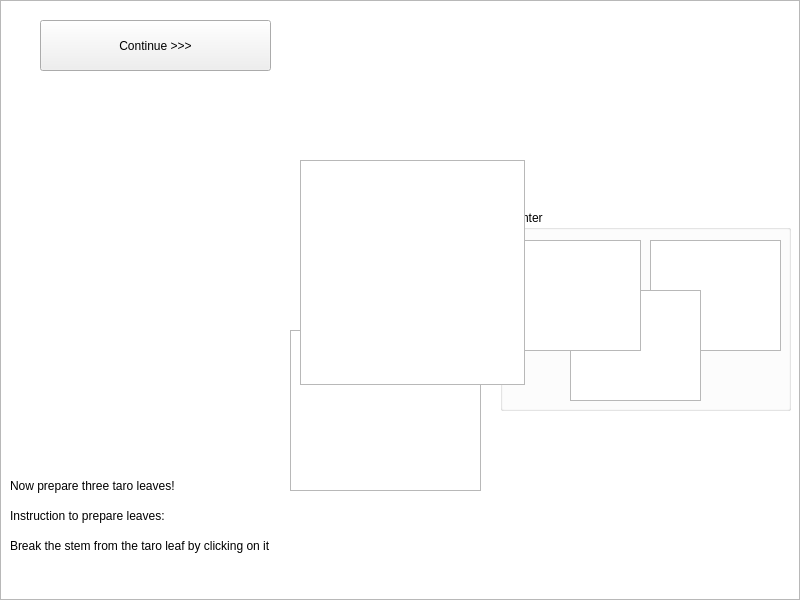
<?xml version="1.0" encoding="UTF-8"?>
<ui version="4.0">
 <class>LevelThree</class>
 <widget class="QWidget" name="LevelThree">
  <property name="geometry">
   <rect>
    <x>0</x>
    <y>0</y>
    <width>800</width>
    <height>600</height>
   </rect>
  </property>
  <property name="windowTitle">
   <string>Form</string>
  </property>
  <widget class="QStackedWidget" name="levelThreeSteps">
   <property name="geometry">
    <rect>
     <x>0</x>
     <y>0</y>
     <width>800</width>
     <height>600</height>
    </rect>
   </property>
   <property name="currentIndex">
    <number>4</number>
   </property>
   <widget class="QWidget" name="page">
    <widget class="QGraphicsView" name="ovenTop">
     <property name="geometry">
      <rect>
       <x>230</x>
       <y>245</y>
       <width>300</width>
       <height>425</height>
      </rect>
     </property>
    </widget>
    <widget class="QLCDNumber" name="ovenTemp">
     <property name="geometry">
      <rect>
       <x>280</x>
       <y>100</y>
       <width>231</width>
       <height>51</height>
      </rect>
     </property>
    </widget>
    <widget class="QDial" name="ovenDial">
     <property name="geometry">
      <rect>
       <x>340</x>
       <y>165</y>
       <width>111</width>
       <height>111</height>
      </rect>
     </property>
    </widget>
    <widget class="QLabel" name="sceneOneLabel">
     <property name="geometry">
      <rect>
       <x>250</x>
       <y>10</y>
       <width>311</width>
       <height>71</height>
      </rect>
     </property>
     <property name="text">
      <string>First step: set the oven. Move the dial to start!</string>
     </property>
    </widget>
    <widget class="QPushButton" name="failMessage">
     <property name="geometry">
      <rect>
       <x>80</x>
       <y>140</y>
       <width>631</width>
       <height>321</height>
      </rect>
     </property>
     <property name="text">
      <string>Aw, too late! Click to try again. :)</string>
     </property>
    </widget>
    <widget class="QPushButton" name="sceneOneContinue">
     <property name="geometry">
      <rect>
       <x>40</x>
       <y>20</y>
       <width>231</width>
       <height>51</height>
      </rect>
     </property>
     <property name="text">
      <string>Continue &gt;&gt;&gt;</string>
     </property>
    </widget>
    <widget class="QGraphicsView" name="scene1Background">
     <property name="geometry">
      <rect>
       <x>0</x>
       <y>0</y>
       <width>800</width>
       <height>600</height>
      </rect>
     </property>
    </widget>
    <zorder>scene1Background</zorder>
    <zorder>ovenTop</zorder>
    <zorder>ovenTemp</zorder>
    <zorder>ovenDial</zorder>
    <zorder>sceneOneLabel</zorder>
    <zorder>failMessage</zorder>
    <zorder>sceneOneContinue</zorder>
   </widget>
   <widget class="QWidget" name="page_2">
    <widget class="QGraphicsView" name="chicken">
     <property name="geometry">
      <rect>
       <x>270</x>
       <y>300</y>
       <width>256</width>
       <height>192</height>
      </rect>
     </property>
    </widget>
    <widget class="DragItem" name="salt" native="true">
     <property name="geometry">
      <rect>
       <x>0</x>
       <y>0</y>
       <width>800</width>
       <height>600</height>
      </rect>
     </property>
    </widget>
    <widget class="DragItem" name="pepper" native="true">
     <property name="geometry">
      <rect>
       <x>0</x>
       <y>0</y>
       <width>800</width>
       <height>600</height>
      </rect>
     </property>
    </widget>
    <widget class="QPushButton" name="sceneTwoContinue">
     <property name="geometry">
      <rect>
       <x>40</x>
       <y>20</y>
       <width>231</width>
       <height>51</height>
      </rect>
     </property>
     <property name="text">
      <string>Continue &gt;&gt;&gt;</string>
     </property>
    </widget>
    <widget class="QLabel" name="sceneTwoLabel">
     <property name="geometry">
      <rect>
       <x>30</x>
       <y>500</y>
       <width>311</width>
       <height>81</height>
      </rect>
     </property>
     <property name="text">
      <string>Next, season the chicken with pepper!</string>
     </property>
    </widget>
    <widget class="QGraphicsView" name="scene2Background">
     <property name="geometry">
      <rect>
       <x>0</x>
       <y>0</y>
       <width>800</width>
       <height>600</height>
      </rect>
     </property>
    </widget>
    <widget class="QLabel" name="infoBox">
     <property name="geometry">
      <rect>
       <x>430</x>
       <y>50</y>
       <width>300</width>
       <height>171</height>
      </rect>
     </property>
     <property name="text">
      <string/>
     </property>
    </widget>
    <zorder>scene2Background</zorder>
    <zorder>chicken</zorder>
    <zorder>salt</zorder>
    <zorder>pepper</zorder>
    <zorder>sceneTwoContinue</zorder>
    <zorder>sceneTwoLabel</zorder>
    <zorder>infoBox</zorder>
   </widget>
   <widget class="QWidget" name="page_3">
    <widget class="QGraphicsView" name="chicken_2">
     <property name="geometry">
      <rect>
       <x>240</x>
       <y>290</y>
       <width>301</width>
       <height>231</height>
      </rect>
     </property>
    </widget>
    <widget class="QPushButton" name="sceneThreeContinue">
     <property name="geometry">
      <rect>
       <x>40</x>
       <y>20</y>
       <width>231</width>
       <height>51</height>
      </rect>
     </property>
     <property name="text">
      <string>Continue &gt;&gt;&gt;</string>
     </property>
    </widget>
    <widget class="QLabel" name="sceneThreeLabel">
     <property name="geometry">
      <rect>
       <x>15</x>
       <y>500</y>
       <width>371</width>
       <height>61</height>
      </rect>
     </property>
     <property name="text">
      <string>Now, rub olive oil to make the seasonings stick.</string>
     </property>
    </widget>
    <widget class="DragItem" name="oliveOil" native="true">
     <property name="geometry">
      <rect>
       <x>0</x>
       <y>0</y>
       <width>800</width>
       <height>600</height>
      </rect>
     </property>
    </widget>
    <widget class="QGraphicsView" name="scene3Background">
     <property name="geometry">
      <rect>
       <x>0</x>
       <y>0</y>
       <width>800</width>
       <height>600</height>
      </rect>
     </property>
    </widget>
    <widget class="QLabel" name="infoBox_3">
     <property name="geometry">
      <rect>
       <x>430</x>
       <y>50</y>
       <width>300</width>
       <height>171</height>
      </rect>
     </property>
     <property name="text">
      <string/>
     </property>
    </widget>
    <zorder>scene3Background</zorder>
    <zorder>chicken_2</zorder>
    <zorder>sceneThreeContinue</zorder>
    <zorder>sceneThreeLabel</zorder>
    <zorder>oliveOil</zorder>
    <zorder>infoBox_3</zorder>
   </widget>
   <widget class="QWidget" name="page_4">
    <widget class="QGraphicsView" name="bakingDish">
     <property name="geometry">
      <rect>
       <x>40</x>
       <y>230</y>
       <width>201</width>
       <height>175</height>
      </rect>
     </property>
    </widget>
    <widget class="QPushButton" name="sceneFourContinue">
     <property name="geometry">
      <rect>
       <x>40</x>
       <y>20</y>
       <width>231</width>
       <height>51</height>
      </rect>
     </property>
     <property name="text">
      <string>Continue &gt;&gt;&gt;</string>
     </property>
    </widget>
    <widget class="QGraphicsView" name="oven">
     <property name="geometry">
      <rect>
       <x>490</x>
       <y>190</y>
       <width>301</width>
       <height>411</height>
      </rect>
     </property>
    </widget>
    <widget class="QLabel" name="sceneFourLabel">
     <property name="geometry">
      <rect>
       <x>20</x>
       <y>500</y>
       <width>391</width>
       <height>80</height>
      </rect>
     </property>
     <property name="text">
      <string>First, put the chicken in the baking dish.</string>
     </property>
    </widget>
    <widget class="DragItem" name="chicken_3" native="true">
     <property name="geometry">
      <rect>
       <x>0</x>
       <y>0</y>
       <width>800</width>
       <height>600</height>
      </rect>
     </property>
    </widget>
    <widget class="QGraphicsView" name="scene4Background">
     <property name="geometry">
      <rect>
       <x>0</x>
       <y>0</y>
       <width>800</width>
       <height>600</height>
      </rect>
     </property>
    </widget>
    <zorder>scene4Background</zorder>
    <zorder>bakingDish</zorder>
    <zorder>sceneFourContinue</zorder>
    <zorder>oven</zorder>
    <zorder>sceneFourLabel</zorder>
    <zorder>chicken_3</zorder>
   </widget>
   <widget class="QWidget" name="page_5">
    <widget class="QGraphicsView" name="sink">
     <property name="geometry">
      <rect>
       <x>290</x>
       <y>330</y>
       <width>191</width>
       <height>161</height>
      </rect>
     </property>
    </widget>
    <widget class="DragItem" name="taroLeaf" native="true">
     <property name="geometry">
      <rect>
       <x>0</x>
       <y>0</y>
       <width>800</width>
       <height>600</height>
      </rect>
     </property>
    </widget>
    <widget class="DragItem" name="faucet" native="true">
     <property name="geometry">
      <rect>
       <x>300</x>
       <y>160</y>
       <width>171</width>
       <height>161</height>
      </rect>
     </property>
    </widget>
    <widget class="QPushButton" name="sceneFiveContinue">
     <property name="geometry">
      <rect>
       <x>40</x>
       <y>20</y>
       <width>231</width>
       <height>51</height>
      </rect>
     </property>
     <property name="text">
      <string>Continue &gt;&gt;&gt;</string>
     </property>
    </widget>
    <widget class="QLabel" name="leafInstruction">
     <property name="geometry">
      <rect>
       <x>10</x>
       <y>500</y>
       <width>421</width>
       <height>91</height>
      </rect>
     </property>
     <property name="text">
      <string>Break the stem from the taro leaf by clicking on it</string>
     </property>
    </widget>
    <widget class="QGroupBox" name="counter">
     <property name="geometry">
      <rect>
       <x>500</x>
       <y>210</y>
       <width>291</width>
       <height>201</height>
      </rect>
     </property>
     <property name="title">
      <string>Counter</string>
     </property>
     <widget class="QGraphicsView" name="firstCleanLeaf">
      <property name="geometry">
       <rect>
        <x>150</x>
        <y>30</y>
        <width>131</width>
        <height>111</height>
       </rect>
      </property>
     </widget>
     <widget class="QGraphicsView" name="secondCleanLeaf">
      <property name="geometry">
       <rect>
        <x>70</x>
        <y>80</y>
        <width>131</width>
        <height>111</height>
       </rect>
      </property>
     </widget>
     <widget class="QGraphicsView" name="thirdCleanLeaf">
      <property name="geometry">
       <rect>
        <x>10</x>
        <y>30</y>
        <width>131</width>
        <height>111</height>
       </rect>
      </property>
     </widget>
    </widget>
    <widget class="QLabel" name="sceneFiveLabel">
     <property name="geometry">
      <rect>
       <x>10</x>
       <y>420</y>
       <width>241</width>
       <height>131</height>
      </rect>
     </property>
     <property name="text">
      <string>Now prepare three taro leaves!</string>
     </property>
    </widget>
    <widget class="QLabel" name="leafLabel">
     <property name="geometry">
      <rect>
       <x>10</x>
       <y>470</y>
       <width>241</width>
       <height>91</height>
      </rect>
     </property>
     <property name="text">
      <string>Instruction to prepare leaves:</string>
     </property>
    </widget>
    <widget class="QGraphicsView" name="faucetView">
     <property name="geometry">
      <rect>
       <x>300</x>
       <y>160</y>
       <width>225</width>
       <height>225</height>
      </rect>
     </property>
    </widget>
    <widget class="QGraphicsView" name="scene5Background">
     <property name="geometry">
      <rect>
       <x>0</x>
       <y>0</y>
       <width>800</width>
       <height>600</height>
      </rect>
     </property>
    </widget>
    <widget class="QLabel" name="infoBox_5">
     <property name="geometry">
      <rect>
       <x>300</x>
       <y>25</y>
       <width>471</width>
       <height>141</height>
      </rect>
     </property>
     <property name="text">
      <string/>
     </property>
    </widget>
    <zorder>scene5Background</zorder>
    <zorder>sink</zorder>
    <zorder>sceneFiveContinue</zorder>
    <zorder>leafInstruction</zorder>
    <zorder>counter</zorder>
    <zorder>sceneFiveLabel</zorder>
    <zorder>leafLabel</zorder>
    <zorder>faucetView</zorder>
    <zorder>faucet</zorder>
    <zorder>taroLeaf</zorder>
    <zorder>infoBox_5</zorder>
   </widget>
   <widget class="QWidget" name="page_6">
    <widget class="QPushButton" name="sceneSixContinue">
     <property name="geometry">
      <rect>
       <x>40</x>
       <y>20</y>
       <width>231</width>
       <height>51</height>
      </rect>
     </property>
     <property name="text">
      <string>Continue &gt;&gt;&gt;</string>
     </property>
    </widget>
    <widget class="QGraphicsView" name="foil">
     <property name="geometry">
      <rect>
       <x>90</x>
       <y>90</y>
       <width>581</width>
       <height>411</height>
      </rect>
     </property>
    </widget>
    <widget class="DragItem" name="firstCut" native="true">
     <property name="geometry">
      <rect>
       <x>260</x>
       <y>80</y>
       <width>43</width>
       <height>461</height>
      </rect>
     </property>
    </widget>
    <widget class="DragItem" name="secondCut" native="true">
     <property name="geometry">
      <rect>
       <x>460</x>
       <y>80</y>
       <width>43</width>
       <height>461</height>
      </rect>
     </property>
    </widget>
    <widget class="QLabel" name="sceneSixLabel">
     <property name="geometry">
      <rect>
       <x>20</x>
       <y>510</y>
       <width>731</width>
       <height>81</height>
      </rect>
     </property>
     <property name="text">
      <string>Press the scissor to cut the foil.</string>
     </property>
    </widget>
    <widget class="QGraphicsView" name="scene6Background">
     <property name="geometry">
      <rect>
       <x>0</x>
       <y>0</y>
       <width>800</width>
       <height>600</height>
      </rect>
     </property>
    </widget>
    <zorder>scene6Background</zorder>
    <zorder>sceneSixContinue</zorder>
    <zorder>foil</zorder>
    <zorder>firstCut</zorder>
    <zorder>secondCut</zorder>
    <zorder>sceneSixLabel</zorder>
   </widget>
   <widget class="QWidget" name="page_7">
    <widget class="QGraphicsView" name="bakedChicken">
     <property name="geometry">
      <rect>
       <x>340</x>
       <y>330</y>
       <width>256</width>
       <height>192</height>
      </rect>
     </property>
    </widget>
    <widget class="DragItem" name="knife" native="true">
     <property name="geometry">
      <rect>
       <x>0</x>
       <y>0</y>
       <width>800</width>
       <height>600</height>
      </rect>
     </property>
    </widget>
    <widget class="QPushButton" name="sceneSevenContinue">
     <property name="geometry">
      <rect>
       <x>40</x>
       <y>20</y>
       <width>231</width>
       <height>51</height>
      </rect>
     </property>
     <property name="text">
      <string>Continue &gt;&gt;&gt;</string>
     </property>
    </widget>
    <widget class="QLabel" name="sceneSevenLabel">
     <property name="geometry">
      <rect>
       <x>10</x>
       <y>500</y>
       <width>271</width>
       <height>71</height>
      </rect>
     </property>
     <property name="text">
      <string/>
     </property>
    </widget>
    <widget class="QGraphicsView" name="scene7Background">
     <property name="geometry">
      <rect>
       <x>0</x>
       <y>0</y>
       <width>800</width>
       <height>600</height>
      </rect>
     </property>
    </widget>
    <zorder>scene7Background</zorder>
    <zorder>bakedChicken</zorder>
    <zorder>knife</zorder>
    <zorder>sceneSevenContinue</zorder>
    <zorder>sceneSevenLabel</zorder>
   </widget>
   <widget class="QWidget" name="page_8">
    <widget class="QPushButton" name="sceneEightContinue">
     <property name="geometry">
      <rect>
       <x>40</x>
       <y>20</y>
       <width>231</width>
       <height>51</height>
      </rect>
     </property>
     <property name="text">
      <string>Continue &gt;&gt;&gt;</string>
     </property>
    </widget>
    <widget class="QLabel" name="sceneEightLabel">
     <property name="geometry">
      <rect>
       <x>10</x>
       <y>500</y>
       <width>441</width>
       <height>51</height>
      </rect>
     </property>
     <property name="text">
      <string/>
     </property>
    </widget>
    <widget class="QGraphicsView" name="bowl">
     <property name="geometry">
      <rect>
       <x>470</x>
       <y>330</y>
       <width>256</width>
       <height>225</height>
      </rect>
     </property>
    </widget>
    <widget class="DragItem" name="shreddedChicken" native="true">
     <property name="geometry">
      <rect>
       <x>0</x>
       <y>0</y>
       <width>800</width>
       <height>600</height>
      </rect>
     </property>
    </widget>
    <widget class="DragItem" name="dicedOnions" native="true">
     <property name="geometry">
      <rect>
       <x>0</x>
       <y>0</y>
       <width>800</width>
       <height>600</height>
      </rect>
     </property>
    </widget>
    <widget class="DragItem" name="mincedGarlic" native="true">
     <property name="geometry">
      <rect>
       <x>0</x>
       <y>0</y>
       <width>800</width>
       <height>600</height>
      </rect>
     </property>
    </widget>
    <widget class="DragItem" name="curry" native="true">
     <property name="geometry">
      <rect>
       <x>0</x>
       <y>0</y>
       <width>800</width>
       <height>600</height>
      </rect>
     </property>
    </widget>
    <widget class="DragItem" name="salt_2" native="true">
     <property name="geometry">
      <rect>
       <x>0</x>
       <y>0</y>
       <width>800</width>
       <height>600</height>
      </rect>
     </property>
    </widget>
    <widget class="DragItem" name="pepper_2" native="true">
     <property name="geometry">
      <rect>
       <x>0</x>
       <y>0</y>
       <width>800</width>
       <height>600</height>
      </rect>
     </property>
    </widget>
    <widget class="DragItem" name="coconutMilk" native="true">
     <property name="geometry">
      <rect>
       <x>0</x>
       <y>0</y>
       <width>800</width>
       <height>600</height>
      </rect>
     </property>
    </widget>
    <widget class="DragItem" name="mayo" native="true">
     <property name="geometry">
      <rect>
       <x>0</x>
       <y>0</y>
       <width>800</width>
       <height>600</height>
      </rect>
     </property>
    </widget>
    <widget class="QGraphicsView" name="scene8Background">
     <property name="geometry">
      <rect>
       <x>0</x>
       <y>0</y>
       <width>800</width>
       <height>600</height>
      </rect>
     </property>
    </widget>
    <widget class="QLabel" name="infoBox_8">
     <property name="geometry">
      <rect>
       <x>350</x>
       <y>25</y>
       <width>311</width>
       <height>201</height>
      </rect>
     </property>
     <property name="text">
      <string/>
     </property>
    </widget>
    <zorder>scene8Background</zorder>
    <zorder>sceneEightLabel</zorder>
    <zorder>bowl</zorder>
    <zorder>mayo</zorder>
    <zorder>coconutMilk</zorder>
    <zorder>pepper_2</zorder>
    <zorder>salt_2</zorder>
    <zorder>curry</zorder>
    <zorder>mincedGarlic</zorder>
    <zorder>dicedOnions</zorder>
    <zorder>shreddedChicken</zorder>
    <zorder>sceneEightContinue</zorder>
    <zorder>infoBox_8</zorder>
   </widget>
   <widget class="QWidget" name="page_9">
    <widget class="QPushButton" name="sceneNineContinue">
     <property name="geometry">
      <rect>
       <x>40</x>
       <y>20</y>
       <width>231</width>
       <height>51</height>
      </rect>
     </property>
     <property name="text">
      <string>Continue &gt;&gt;&gt;</string>
     </property>
    </widget>
    <widget class="QGraphicsView" name="bowl_2">
     <property name="geometry">
      <rect>
       <x>325</x>
       <y>260</y>
       <width>425</width>
       <height>300</height>
      </rect>
     </property>
    </widget>
    <widget class="QGroupBox" name="counter_2">
     <property name="geometry">
      <rect>
       <x>305</x>
       <y>20</y>
       <width>471</width>
       <height>241</height>
      </rect>
     </property>
     <property name="title">
      <string>Plate</string>
     </property>
     <widget class="QGraphicsView" name="luWrapOne">
      <property name="geometry">
       <rect>
        <x>20</x>
        <y>50</y>
        <width>151</width>
        <height>131</height>
       </rect>
      </property>
     </widget>
     <widget class="QGraphicsView" name="luWrapTwo">
      <property name="geometry">
       <rect>
        <x>160</x>
        <y>90</y>
        <width>151</width>
        <height>131</height>
       </rect>
      </property>
     </widget>
     <widget class="QGraphicsView" name="luWrapThree">
      <property name="geometry">
       <rect>
        <x>300</x>
        <y>50</y>
        <width>151</width>
        <height>131</height>
       </rect>
      </property>
     </widget>
    </widget>
    <widget class="QLabel" name="sceneNineLabel">
     <property name="geometry">
      <rect>
       <x>390</x>
       <y>500</y>
       <width>401</width>
       <height>91</height>
      </rect>
     </property>
     <property name="text">
      <string>Drag the scooper to bowl to get the filling for the lu.</string>
     </property>
    </widget>
    <widget class="QGraphicsView" name="foil_2">
     <property name="geometry">
      <rect>
       <x>20</x>
       <y>270</y>
       <width>310</width>
       <height>310</height>
      </rect>
     </property>
    </widget>
    <widget class="DragItem" name="thirdFold" native="true">
     <property name="geometry">
      <rect>
       <x>40</x>
       <y>300</y>
       <width>260</width>
       <height>130</height>
      </rect>
     </property>
    </widget>
    <widget class="DragItem" name="fourthFold" native="true">
     <property name="geometry">
      <rect>
       <x>40</x>
       <y>430</y>
       <width>260</width>
       <height>130</height>
      </rect>
     </property>
    </widget>
    <widget class="DragItem" name="secondFold" native="true">
     <property name="geometry">
      <rect>
       <x>170</x>
       <y>300</y>
       <width>130</width>
       <height>260</height>
      </rect>
     </property>
    </widget>
    <widget class="DragItem" name="firstFold" native="true">
     <property name="geometry">
      <rect>
       <x>40</x>
       <y>300</y>
       <width>130</width>
       <height>260</height>
      </rect>
     </property>
    </widget>
    <widget class="DragItem" name="lu" native="true">
     <property name="geometry">
      <rect>
       <x>0</x>
       <y>0</y>
       <width>800</width>
       <height>600</height>
      </rect>
     </property>
    </widget>
    <widget class="DragItem" name="scoop" native="true">
     <property name="geometry">
      <rect>
       <x>0</x>
       <y>0</y>
       <width>800</width>
       <height>600</height>
      </rect>
     </property>
    </widget>
    <widget class="QGraphicsView" name="scene9Background">
     <property name="geometry">
      <rect>
       <x>0</x>
       <y>0</y>
       <width>800</width>
       <height>600</height>
      </rect>
     </property>
    </widget>
    <zorder>scene9Background</zorder>
    <zorder>sceneNineContinue</zorder>
    <zorder>bowl_2</zorder>
    <zorder>counter_2</zorder>
    <zorder>sceneNineLabel</zorder>
    <zorder>foil_2</zorder>
    <zorder>lu</zorder>
    <zorder>fourthFold</zorder>
    <zorder>thirdFold</zorder>
    <zorder>secondFold</zorder>
    <zorder>firstFold</zorder>
    <zorder>scoop</zorder>
   </widget>
   <widget class="QWidget" name="page_10">
    <widget class="QPushButton" name="sceneTenContinue">
     <property name="geometry">
      <rect>
       <x>40</x>
       <y>20</y>
       <width>231</width>
       <height>51</height>
      </rect>
     </property>
     <property name="text">
      <string>Continue &gt;&gt;&gt;</string>
     </property>
    </widget>
    <widget class="QGraphicsView" name="thirdLuWrap">
     <property name="geometry">
      <rect>
       <x>180</x>
       <y>380</y>
       <width>131</width>
       <height>121</height>
      </rect>
     </property>
    </widget>
    <widget class="QGraphicsView" name="secondLuWrap">
     <property name="geometry">
      <rect>
       <x>20</x>
       <y>380</y>
       <width>131</width>
       <height>121</height>
      </rect>
     </property>
    </widget>
    <widget class="QGraphicsView" name="firstLuWrap">
     <property name="geometry">
      <rect>
       <x>100</x>
       <y>320</y>
       <width>131</width>
       <height>121</height>
      </rect>
     </property>
    </widget>
    <widget class="QGraphicsView" name="steamer">
     <property name="geometry">
      <rect>
       <x>430</x>
       <y>210</y>
       <width>300</width>
       <height>300</height>
      </rect>
     </property>
    </widget>
    <widget class="QGraphicsView" name="stoveTop">
     <property name="geometry">
      <rect>
       <x>475</x>
       <y>415</y>
       <width>310</width>
       <height>225</height>
      </rect>
     </property>
    </widget>
    <widget class="QLabel" name="sceneTenLabel">
     <property name="geometry">
      <rect>
       <x>20</x>
       <y>180</y>
       <width>331</width>
       <height>141</height>
      </rect>
     </property>
     <property name="text">
      <string>First, set the temperature to medium heat for the stove.</string>
     </property>
    </widget>
    <widget class="QSlider" name="stoveTempSlider">
     <property name="geometry">
      <rect>
       <x>380</x>
       <y>510</y>
       <width>371</width>
       <height>41</height>
      </rect>
     </property>
     <property name="orientation">
      <enum>Qt::Orientation::Horizontal</enum>
     </property>
    </widget>
    <widget class="DragItem" name="selectedLu" native="true">
     <property name="geometry">
      <rect>
       <x>0</x>
       <y>0</y>
       <width>800</width>
       <height>600</height>
      </rect>
     </property>
    </widget>
    <widget class="QGraphicsView" name="scene10Background">
     <property name="geometry">
      <rect>
       <x>0</x>
       <y>0</y>
       <width>800</width>
       <height>600</height>
      </rect>
     </property>
    </widget>
    <widget class="QLabel" name="infoBox_10">
     <property name="geometry">
      <rect>
       <x>390</x>
       <y>20</y>
       <width>281</width>
       <height>161</height>
      </rect>
     </property>
     <property name="text">
      <string/>
     </property>
    </widget>
    <zorder>scene10Background</zorder>
    <zorder>sceneTenContinue</zorder>
    <zorder>thirdLuWrap</zorder>
    <zorder>secondLuWrap</zorder>
    <zorder>firstLuWrap</zorder>
    <zorder>steamer</zorder>
    <zorder>stoveTop</zorder>
    <zorder>sceneTenLabel</zorder>
    <zorder>stoveTempSlider</zorder>
    <zorder>selectedLu</zorder>
    <zorder>infoBox_10</zorder>
   </widget>
   <widget class="QWidget" name="page_11">
    <widget class="QGraphicsView" name="luMoa">
     <property name="geometry">
      <rect>
       <x>220</x>
       <y>100</y>
       <width>341</width>
       <height>331</height>
      </rect>
     </property>
    </widget>
    <widget class="QLabel" name="sceneElevenLabel">
     <property name="geometry">
      <rect>
       <x>270</x>
       <y>480</y>
       <width>241</width>
       <height>51</height>
      </rect>
     </property>
     <property name="text">
      <string>Perfect! You just made some lu moa.</string>
     </property>
    </widget>
    <widget class="QPushButton" name="levelMenusButton">
     <property name="geometry">
      <rect>
       <x>40</x>
       <y>40</y>
       <width>121</width>
       <height>24</height>
      </rect>
     </property>
     <property name="text">
      <string>Go back to menu</string>
     </property>
    </widget>
    <widget class="QGraphicsView" name="scene11Background">
     <property name="geometry">
      <rect>
       <x>0</x>
       <y>0</y>
       <width>800</width>
       <height>600</height>
      </rect>
     </property>
    </widget>
    <zorder>scene11Background</zorder>
    <zorder>luMoa</zorder>
    <zorder>sceneElevenLabel</zorder>
    <zorder>levelMenusButton</zorder>
   </widget>
  </widget>
 </widget>
 <customwidgets>
  <customwidget>
   <class>DragItem</class>
   <extends>QWidget</extends>
   <header location="global">dragitem.h</header>
   <container>1</container>
  </customwidget>
 </customwidgets>
 <resources/>
 <connections/>
</ui>
